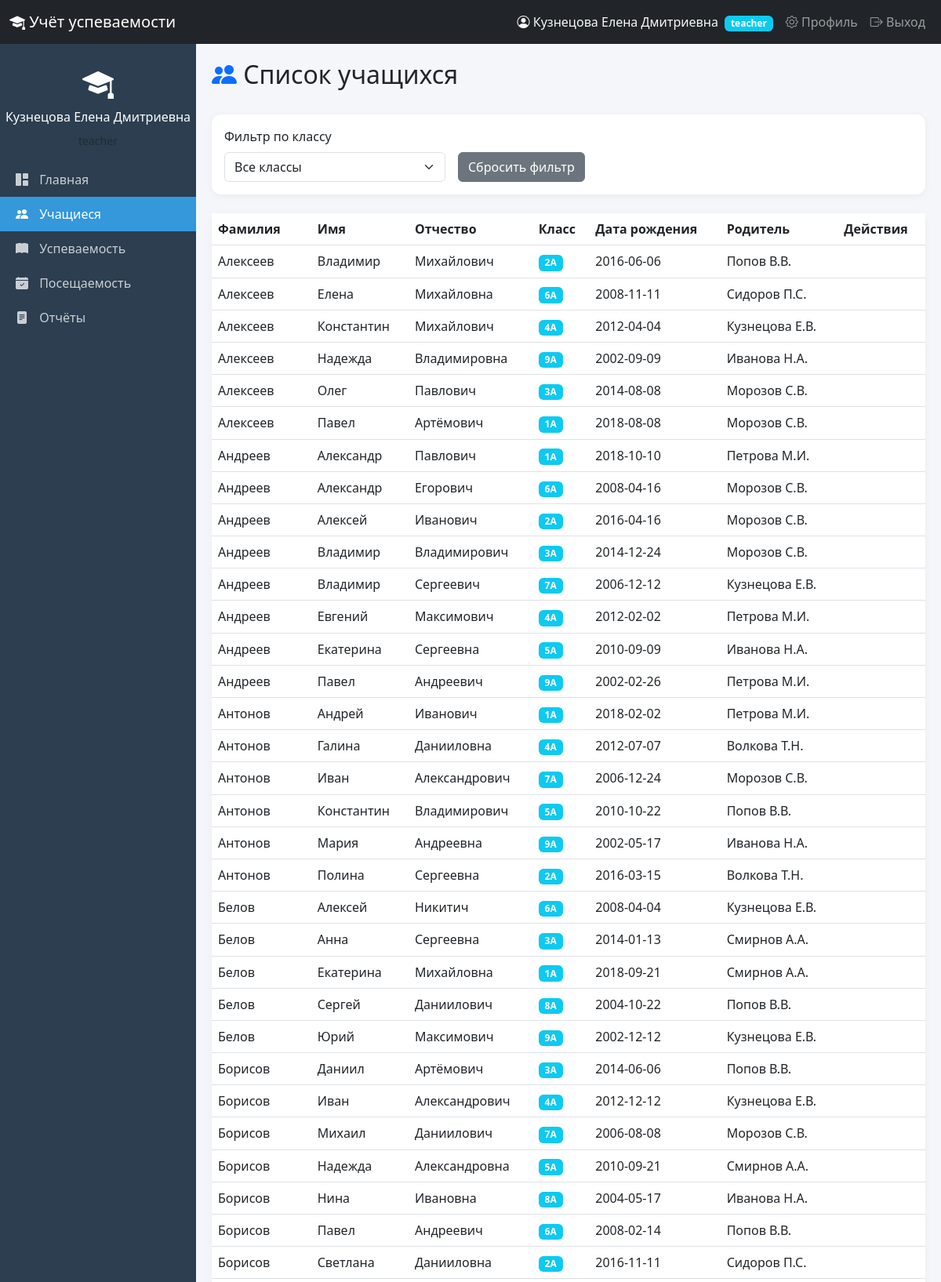
The page /students (signed in, upper part) on the database its author committed.
### tables this page shows
CREATE TABLE students (
            id INTEGER PRIMARY KEY AUTOINCREMENT,
            last_name TEXT NOT NULL,
            first_name TEXT NOT NULL,
            middle_name TEXT,
            birth_date TEXT,
            address TEXT,
            parent_name TEXT,
            parent_phone TEXT,
            class_id INTEGER REFERENCES classes(id) ON DELETE SET NULL,
            created_at TEXT DEFAULT CURRENT_TIMESTAMP,
            updated_at TEXT DEFAULT CURRENT_TIMESTAMP
        );

CREATE TABLE classes (
            id INTEGER PRIMARY KEY AUTOINCREMENT,
            name TEXT UNIQUE NOT NULL,
            academic_year TEXT,
            class_teacher_id INTEGER REFERENCES users(id)
        );

### app.py (the view)
@app.route('/students')
@login_required
@role_required(['admin', 'head_teacher', 'class_teacher', 'teacher'])
def students():
    conn = get_db()
    cur = conn.cursor()
    cur.execute('SELECT id, name FROM classes ORDER BY name')
    classes = cur.fetchall()
    class_filter = request.args.get('class', '')
    if class_filter:
        cur.execute('''
            SELECT s.*, c.name as class_name
            FROM students s
            JOIN classes c ON s.class_id = c.id
            WHERE s.class_id = ?
            ORDER BY s.last_name, s.first_name
        ''', (class_filter,))
    else:
        cur.execute('''
            SELECT s.*, c.name as class_name
            FROM students s
            JOIN classes c ON s.class_id = c.id
            ORDER BY s.last_name, s.first_name
        ''')
    students = cur.fetchall()
    conn.close()
    return render_template('students.html',
                         students=students,
                         classes=classes,
                         selected_class=class_filter)

### app.py (called while the page is built)
def get_db():
    conn = sqlite3.connect(DATABASE)
    conn.row_factory = sqlite3.Row
    return conn

def login_required(f):
    @wraps(f)
    def decorated_function(*args, **kwargs):
        if 'user_id' not in session:
            flash('Пожалуйста, войдите в систему', 'warning')
            return redirect(url_for('login'))
        return f(*args, **kwargs)
    return decorated_function

def role_required(allowed_roles):
    def decorator(f):
        @wraps(f)
        def decorated_function(*args, **kwargs):
            if 'role' not in session or session['role'] not in allowed_roles:
                flash('У вас нет прав для доступа к этой странице', 'danger')
                return redirect(url_for('dashboard'))
            return f(*args, **kwargs)
        return decorated_function
    return decorator

### templates/students.html (shortened to what this page needs)
{% extends "base.html" %}
{% block content %}
<div class="d-flex justify-content-between align-items-center mb-4">
    <h2><i class="bi bi-people-fill text-primary"></i> Список учащихся</h2>
</div>
<div class="card mb-4">
    <div class="card-body">
        <form method="GET" class="row g-3">
            <div class="col-md-4">
                <label class="form-label">Фильтр по классу</label>
                <select name="class" class="form-select" onchange="this.form.submit()">
                    <option value="">Все классы</option>
                </select>
            </div>
            <div class="col-md-4 d-flex align-items-end">
                <a href="{{ url_for('students') }}" class="btn btn-secondary">Сбросить фильтр</a>
            </div>
        </form>
    </div>
</div>
<div class="card">
    <div class="card-body p-0">
        <div class="table-responsive">
            <table class="table table-hover mb-0">
                <thead>
                    <tr>
                        <th>Фамилия</th>
                        <th>Имя</th>
                        <th>Отчество</th>
                        <th>Класс</th>
                        <th>Дата рождения</th>
                        <th>Родитель</th>
                        <th>Действия</th>
                    </tr>
                </thead>
                <tbody>
                    {% for student in students %}
                    <tr>
                        <td>{{ student.last_name }}</td>
                        <td>{{ student.first_name }}</td>
                        <td>{{ student.middle_name or '' }}</td>
                        <td><span class="badge bg-info">{{ student.class_name }}</span></td>
                        <td>{{ student.birth_date if student.birth_date else '' }}</td>
                        <td>{{ student.parent_name or '' }}</td>
                        <td>
                        </td>
                    </tr>
                    {% else %}
                    <tr>
                        <td colspan="7" class="text-center text-muted">Нет учащихся</td>
                    </tr>
                    {% endfor %}
                </tbody>
            </table>
        </div>
    </div>
</div>
{% endblock %}

### templates/base.html (style rules this page uses)
body { padding-top: 56px; background-color: #f5f6fa; }
.card { border: none; border-radius: 12px; box-shadow: 0 2px 10px rgba(0,0,0,.05); }

### rows shown on the page
students: last_name "Алексеев", first_name "Владимир", middle_name "Михайлович", class_name "2А", birth_date "2016-06-06", parent_name "Попов В.В."
students: last_name "Алексеев", first_name "Елена", middle_name "Михайловна", class_name "6А", birth_date "2008-11-11", parent_name "Сидоров П.С."
students: last_name "Алексеев", first_name "Константин", middle_name "Михайлович", class_name "4А", birth_date "2012-04-04", parent_name "Кузнецова Е.В."
students: last_name "Алексеев", first_name "Надежда", middle_name "Владимировна", class_name "9А", birth_date "2002-09-09", parent_name "Иванова Н.А."
students: last_name "Алексеев", first_name "Олег", middle_name "Павлович", class_name "3А", birth_date "2014-08-08", parent_name "Морозов С.В."
students: last_name "Алексеев", first_name "Павел", middle_name "Артёмович", class_name "1А", birth_date "2018-08-08", parent_name "Морозов С.В."
students: last_name "Андреев", first_name "Александр", middle_name "Павлович", class_name "1А", birth_date "2018-10-10", parent_name "Петрова М.И."
students: last_name "Андреев", first_name "Александр", middle_name "Егорович", class_name "6А", birth_date "2008-04-16", parent_name "Морозов С.В."
students: last_name "Андреев", first_name "Алексей", middle_name "Иванович", class_name "2А", birth_date "2016-04-16", parent_name "Морозов С.В."
students: last_name "Андреев", first_name "Владимир", middle_name "Владимирович", class_name "3А", birth_date "2014-12-24", parent_name "Морозов С.В."
students: last_name "Андреев", first_name "Владимир", middle_name "Сергеевич", class_name "7А", birth_date "2006-12-12", parent_name "Кузнецова Е.В."
students: last_name "Андреев", first_name "Евгений", middle_name "Максимович", class_name "4А", birth_date "2012-02-02", parent_name "Петрова М.И."
students: last_name "Андреев", first_name "Екатерина", middle_name "Сергеевна", class_name "5А", birth_date "2010-09-09", parent_name "Иванова Н.А."
students: last_name "Андреев", first_name "Павел", middle_name "Андреевич", class_name "9А", birth_date "2002-02-26", parent_name "Петрова М.И."
students: last_name "Антонов", first_name "Андрей", middle_name "Иванович", class_name "1А", birth_date "2018-02-02", parent_name "Петрова М.И."
students: last_name "Антонов", first_name "Галина", middle_name "Данииловна", class_name "4А", birth_date "2012-07-07", parent_name "Волкова Т.Н."
students: last_name "Антонов", first_name "Иван", middle_name "Александрович", class_name "7А", birth_date "2006-12-24", parent_name "Морозов С.В."
students: last_name "Антонов", first_name "Константин", middle_name "Владимирович", class_name "5А", birth_date "2010-10-22", parent_name "Попов В.В."
students: last_name "Антонов", first_name "Мария", middle_name "Андреевна", class_name "9А", birth_date "2002-05-17", parent_name "Иванова Н.А."
students: last_name "Антонов", first_name "Полина", middle_name "Сергеевна", class_name "2А", birth_date "2016-03-15", parent_name "Волкова Т.Н."
students: last_name "Белов", first_name "Алексей", middle_name "Никитич", class_name "6А", birth_date "2008-04-04", parent_name "Кузнецова Е.В."
students: last_name "Белов", first_name "Анна", middle_name "Сергеевна", class_name "3А", birth_date "2014-01-13", parent_name "Смирнов А.А."
students: last_name "Белов", first_name "Екатерина", middle_name "Михайловна", class_name "1А", birth_date "2018-09-21", parent_name "Смирнов А.А."
students: last_name "Белов", first_name "Сергей", middle_name "Даниилович", class_name "8А", birth_date "2004-10-22", parent_name "Попов В.В."
students: last_name "Белов", first_name "Юрий", middle_name "Максимович", class_name "9А", birth_date "2002-12-12", parent_name "Кузнецова Е.В."
students: last_name "Борисов", first_name "Даниил", middle_name "Артёмович", class_name "3А", birth_date "2014-06-06", parent_name "Попов В.В."
students: last_name "Борисов", first_name "Иван", middle_name "Александрович", class_name "4А", birth_date "2012-12-12", parent_name "Кузнецова Е.В."
students: last_name "Борисов", first_name "Михаил", middle_name "Даниилович", class_name "7А", birth_date "2006-08-08", parent_name "Морозов С.В."
students: last_name "Борисов", first_name "Надежда", middle_name "Александровна", class_name "5А", birth_date "2010-09-21", parent_name "Смирнов А.А."
students: last_name "Борисов", first_name "Нина", middle_name "Ивановна", class_name "8А", birth_date "2004-05-17", parent_name "Иванова Н.А."
students: last_name "Борисов", first_name "Павел", middle_name "Андреевич", class_name "6А", birth_date "2008-02-14", parent_name "Попов В.В."
students: last_name "Борисов", first_name "Светлана", middle_name "Данииловна", class_name "2А", birth_date "2016-11-11", parent_name "Сидоров П.С."

### other values the page prints
{{ session.full_name }} "Кузнецова Елена Дмитриевна"
{{ session.role }} "teacher"
